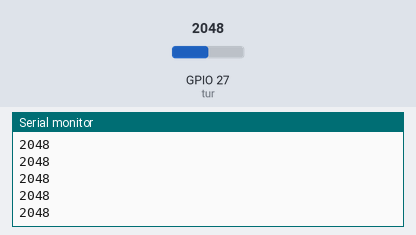
A sketch run on a simulated ESP32. On the bench: the last lines printed to the serial monitor. Inputs (shaded band) come from the test bench; at power-on: GPIO 27 (tur) = 2048.

Above: at 1.2 s.
1.3 s: GPIO 27 (tur) set to 2866
At 1.31 s:
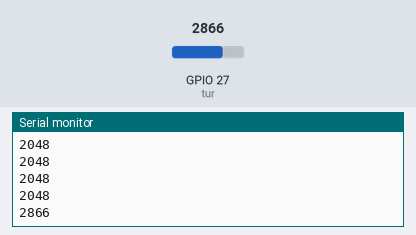
2.8 s: GPIO 27 (tur) set to 3603
At 2.81 s:
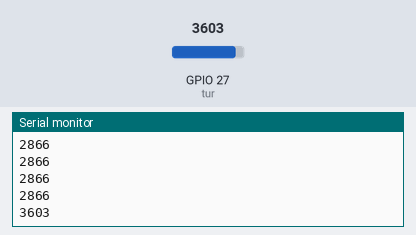
Timing chart, 0 to 5.8 s (numbered marks = the images above; inputs shaded):
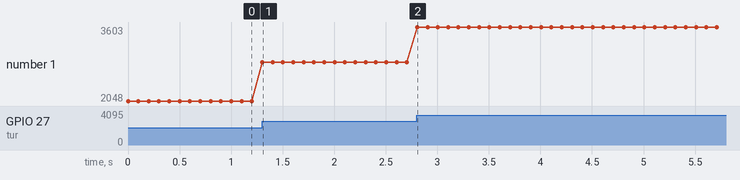

The sketch:

Turbidity_Sensor.ino
```cpp
#define tur 27
int turRead;


void setup() {
  pinMode(tur,INPUT);
  Serial.begin(9600);
}

void loop() {
  turRead = analogRead(tur);
  Serial.println(turRead);
  delay(100);


}
```

Measured:
- after the input at 1.3 s, the serial monitor: prints a new line at once (image 1)
- after the input at 2.8 s, the serial monitor: prints a new line at once (image 2)
- plotted number 1: 2048 → 2866 after the input at 1.3 s, 2866 → 3603 after the input at 2.8 s
